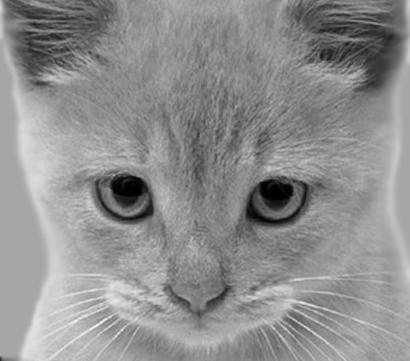
#> input picture cat_gray.jpg, 410 x 361 px, found by its file name
$ jupyter execute final_code.ipynb
#> lines starting #> are read from the running program, lines starting #| are printed output that depends on the picture; after the words box and inside, x2 and y2 are one past the last pixel; in counts of white or black regions, pixels touching at a corner belong together
[cell 1]
import numpy as np
import matplotlib.pyplot as plt
from PIL import Image, ImageOps
from scipy.ndimage import gaussian_filter, laplace
from scipy.ndimage import shift


def prepare_images(cat_path, dog_path):
    cat = Image.open(cat_path).convert("L")
#> cat is the input picture: PIL image 410x361 L; min 0, max 254, mean 142.9
    dog = Image.open(dog_path).convert("L")
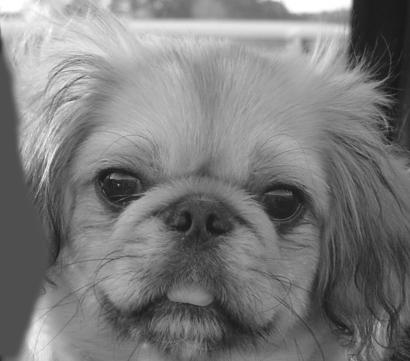
#> input picture dog_gray.jpg, 410 x 361 px, found by its file name
#> dog is the input picture: PIL image 410x361 L; min 17, max 255, mean 123.6

    size = (300, 300)
    cat = ImageOps.fit(cat, size, centering=(0.5, 0.5))
#> cat: PIL image 300x300 L
    dog = ImageOps.fit(dog, size, centering=(0.5, 0.5))
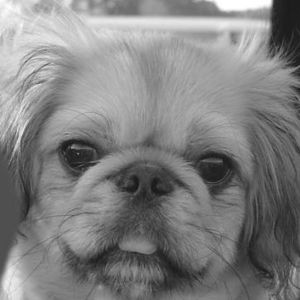
#> dog: PIL image 300x300 L; min 23, max 255, mean 128.3

    cat_np = np.array(cat).astype(np.float32)
    dog_np = np.array(dog).astype(np.float32)

    # CAT: Smooth with larger sigma → keeps only low frequencies
    cat_blur = gaussian_filter(cat_np, sigma=6)

    # DOG: High-pass by subtracting blurred version
    dog_blur = gaussian_filter(dog_np, sigma=2)
    dog_high = dog_np - dog_blur
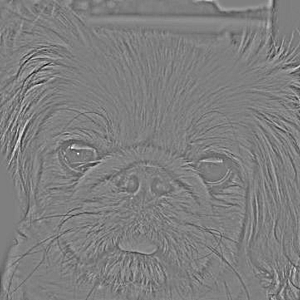
#> dog_high: shape (300, 300) float32; min -72.5, max 72.69, mean 0; drawn with min black and max white
    dog_high = (dog_high - dog_high.min()) / dog_high.ptp() * 255

    # Normalize dog_high to 0–255 with contrast
    dog_high = (dog_high - dog_high.min()) / (dog_high.ptp()) * 255

    return cat_blur.astype(np.uint8), dog_high.astype(np.uint8)


def hybrid_fusion(low_img, high_img, radius_low, radius_high, illumination_boost):
    # Compute FFTs
#> called with radius_low = 17, radius_high = 180, illumination_boost = 1.5
    fft_low = np.fft.fftshift(np.fft.fft2(low_img))
    fft_high = np.fft.fftshift(np.fft.fft2(high_img))

    rows, cols = low_img.shape
#> rows = 300; cols = 300
    crow, ccol = rows // 2, cols // 2
#> crow = 150; ccol = 150
    Y, X = np.ogrid[:rows, :cols]
#> Y = 300 values from 0 to 299
    dist = np.sqrt((X - ccol)**2 + (Y - crow)**2)

    # Define frequency masks
    low_pass_mask = dist <= radius_low
    band_pass_mask = (dist > radius_low) & (dist < radius_high)

    # Apply masks to FFTs
    low_component = fft_low * low_pass_mask
    high_component = fft_high * band_pass_mask * 3

    # Combine components in frequency domain
    fused_fft = low_component + high_component
    fused = np.abs(np.fft.ifft2(np.fft.ifftshift(fused_fft)))

    # Normalize to 0–255 and boost illumination
    fused = 255 * (fused - fused.min()) / fused.ptp()
    fused *= illumination_boost

    # Clip to valid range and convert to uint8
    fused = np.clip(fused, 0, 255).astype(np.uint8)
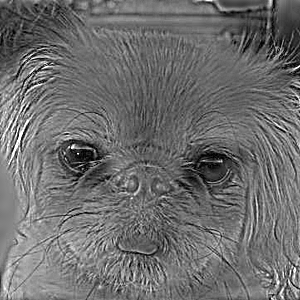
#> fused: shape (300, 300); min 0, max 255, mean 109.3

    return fused, low_pass_mask, band_pass_mask


# Utility to plot FFT spectrum in linear and dB scale
def plot_fft_magnitude(img, title_prefix="Image"):
    fft = np.fft.fft2(img)
    fft_shifted = np.fft.fftshift(fft)
    magnitude = np.abs(fft_shifted)
    magnitude_db = 20 * np.log10(magnitude + 1e-8)

    fig, axs = plt.subplots(1, 2, figsize=(10, 4))
    axs[0].imshow(magnitude, cmap='gray')
    axs[0].set_title(f"{title_prefix} Spectrum (Linear)")

    axs[1].imshow(magnitude_db, cmap='gray')
    axs[1].set_title(f"{title_prefix} Spectrum (dB)")

    for ax in axs:
        ax.axis("off")
    plt.tight_layout()
    plt.show()


# Load, align and prepare images
cat_path = "C:/Users/sujit/Downloads/EE200_practical_programming (1)/EE200_practical_programming/cat_gray.jpg"
dog_path = "C:/Users/sujit/Downloads/EE200_practical_programming (1)/EE200_practical_programming/dog_gray.jpg"

cat_struct, dog_detail = prepare_images(cat_path, dog_path)

# Fuse in frequency domain
fused, low_mask, band_mask = hybrid_fusion(cat_struct, dog_detail, radius_low=17, radius_high=180, illumination_boost=1.5)
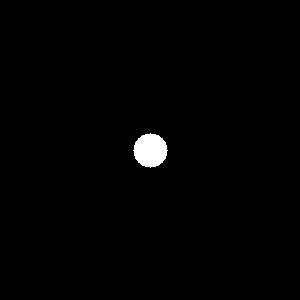
#> low_mask: shape (300, 300) bool; 1% white; 1 white region, box (x1, y1, x2, y2) and area: (133, 133, 168, 168) 901
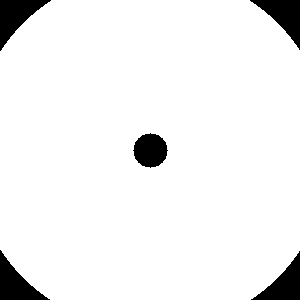
#> band_mask: shape (300, 300) bool; 94.1% white; 5 black regions, box (x1, y1, x2, y2) and area: (0, 0, 51, 51) 1157, (250, 0, 300, 50) 1106, (0, 250, 50, 300) 1106, (251, 251, 300, 300) 1056, (133, 133, 168, 168) 901

# Plot results
fig, axs = plt.subplots(2, 3, figsize=(15, 10))
axs[0, 0].imshow(cat_struct, cmap='gray')
axs[0, 0].set_title("Cat (Low Frequencies)")
axs[0, 1].imshow(dog_detail, cmap='gray')
axs[0, 1].set_title("Dog (High Frequencies)")
axs[0, 2].imshow(fused, cmap='gray')
axs[0, 2].set_title("Fused Hybrid Image")

axs[1, 0].imshow(low_mask, cmap='gray')
axs[1, 0].set_title("Low-Pass Mask (Cat)")

axs[1, 1].imshow(band_mask, cmap='gray')
axs[1, 1].set_title("Band-Pass Mask (Dog)")

axs[1, 2].axis("off")

for ax in axs.flatten():
    ax.axis("off")
plt.tight_layout()
plt.show()


# Plot 2D FFT Magnitude Spectra for Cat (original and rotated)
plot_fft_magnitude(cat_struct, "Original Cat")

rotated_cat = np.rot90(cat_struct)
plot_fft_magnitude(rotated_cat, "Rotated Cat")


# Translate cat image: 50 pixels right, 30 pixels down
translated_cat = shift(cat_struct, shift=(30, 50), mode='wrap')
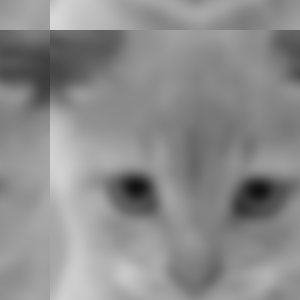
#> translated_cat: shape (300, 300); min 18, max 215, mean 140.1

# Plot FFT magnitude of original and translated image
plot_fft_magnitude(cat_struct, "Original Cat")
plot_fft_magnitude(translated_cat, "Translated Cat")

# Flip cat image horizontally and vertically
cat_flip_h = np.fliplr(cat_struct)  # Left–Right flip
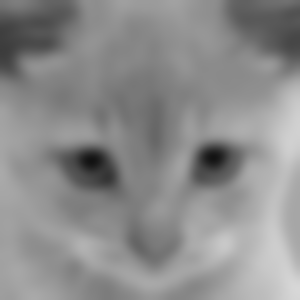
#> cat_flip_h: shape (300, 300); min 18, max 215, mean 140.1
cat_flip_v = np.flipud(cat_struct)  # Up–Down flip
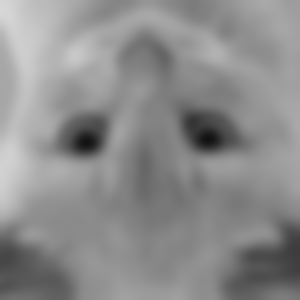
#> cat_flip_v: shape (300, 300); min 18, max 215, mean 140.1

# Plot FFT magnitude for original, horizontal flip, and vertical flip
plot_fft_magnitude(cat_struct, "Original Cat")
plot_fft_magnitude(cat_flip_h, "Horizontally Flipped Cat")
#> in plot_fft_magnitude (call 6), `magnitude_db = 20 * np.log10(magnitude + 1e-8)`:
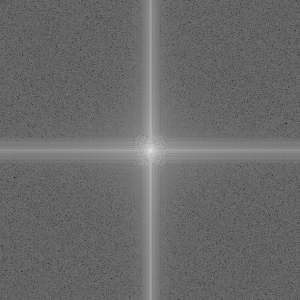
#> magnitude_db: shape (300, 300) float64; min -30.34, max 142, mean 41.5; drawn with min black and max white
plot_fft_magnitude(cat_flip_v, "Vertically Flipped Cat")
